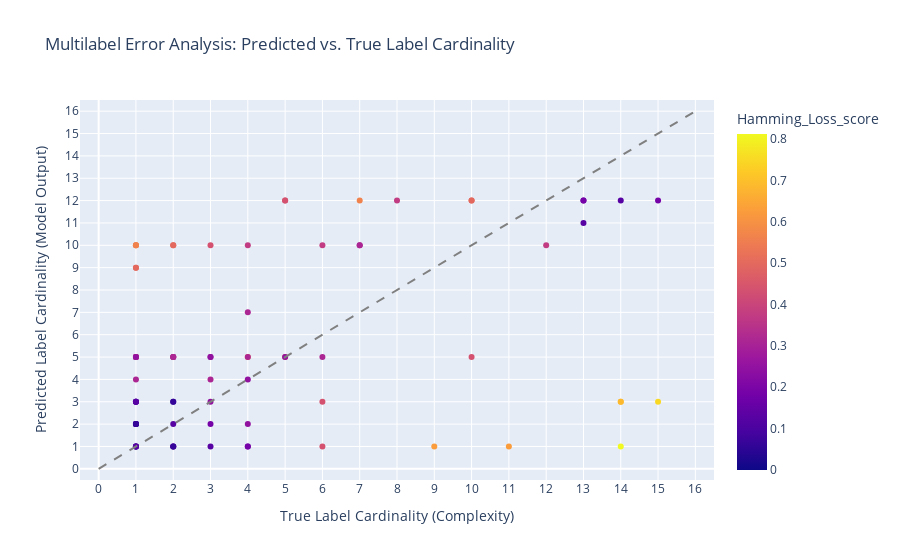

The cell this chart's notebook holds for it:
### Code cell
# 1. Calculate Cardinalities (Sum across the label axis, axis=1)
true_cardinality = np.sum(y_test_transformed, axis=1)
pred_cardinality = np.sum(lps_pred_test.toarray(), axis=1)

# 2. Calculate Hamming Loss per sample
# Hamming loss for sample i = (number of mismatches) / N_LABELS
mismatches = np.sum(y_test_transformed != lps_pred_test.toarray(), axis=1)
hamming_loss_score_ = mismatches / y_test_transformed.shape[1]

# 3. Create the Visualization DataFrame
df_error_vis = pd.DataFrame({
    'Sample_ID': [f'Sample_{i}' for i in range(y_test_transformed.shape[0])],
    'True_Cardinality': true_cardinality,
    'Predicted_Cardinality': pred_cardinality,
    'Hamming_Loss_score': hamming_loss_score_,
    'Total_Errors': mismatches
})

fig = px.scatter(
    df_error_vis,
    x='True_Cardinality',
    y='Predicted_Cardinality',
    # Color the points by the error metric
    color='Hamming_Loss_score',
    # Scale the size of the points by the number of errors
    # size='Total_Errors',
    hover_data=['Sample_ID', 'Total_Errors'],
    title='Multilabel Error Analysis: Predicted vs. True Label Cardinality',
    color_continuous_scale=px.colors.sequential.Plasma, # Use a good sequential color scale
)

# Set axis limits and labels for a clear square comparison
max_cardinality = y_test_transformed.shape[1]
fig.update_xaxes(
    range=[-0.5, max_cardinality + 0.5],
    tickvals=np.arange(0, max_cardinality + 1),
    title="True Label Cardinality (Complexity)"
)
fig.update_yaxes(
    range=[-0.5, max_cardinality + 0.5],
    tickvals=np.arange(0, max_cardinality + 1),
    title="Predicted Label Cardinality (Model Output)"
)

# Add a diagonal line for perfect cardinality prediction (where X=Y)
fig.add_shape(
    type="line", line=dict(dash='dash', color='gray'),
    x0=0, y0=0, x1=max_cardinality, y1=max_cardinality
)

fig.show()

### Figure 1 — Plotly figure (JSON) as saved in the notebook; plotly's stock layout.template omitted (floating-point values rounded to 4 significant figures; data arrays with more than 128 entries replaced by an {"elided": "..."} marker saying what was removed)
{"data": [{"customdata": {"elided": "80x2 mixed values"}, "hovertemplate": "True_Cardinality=%{x}<br>Predicted_Cardinality=%{y}<br>Sample_ID=%{customdata[0]}<br>Total_Errors=%{customdata[1]}<br>Hamming_Loss_score=%{marker.color}<extra></extra>", "legendgroup": "", "marker": {"color": [0.0625, 0.1875, 0.125, 0.0625, 0.25, 0.0, 0.125, 0.375, 0.375, 0.0625, 0.1875, 0.125, 0.5625, 0.4375, 0.5, 0.1875, 0.25, 0.375, 0.3125, 0.3125, 0.25, 0.125, 0.0625, 0.1875, 0.75, 0.6875, 0.4375, 0.1875, 0.3125, 0.125, 0.25, 0.0625, 0.3125, 0.125, 0.5625, 0.5, 0.5, 0.125, 0.3125, 0.0625, 0.25, 0.1875, 0.1875, 0.0625, 0.375, 0.1875, 0.6875, 0.375, 0.5, 0.8125, 0.3125, 0.5625, 0.375, 0.625, 0.3125, 0.4375, 0.25, 0.125, 0.4375, 0.4375, 0.5, 0.5, 0.5, 0.125, 0.625, 0.4375, 0.0625, 0.25, 0.125, 0.5625, 0.1875, 0.4375, 0.25, 0.5625, 0.25, 0.125, 0.3125, 0.3125, 0.25, 0.0625], "coloraxis": "coloraxis", "symbol": "circle"}, "mode": "markers", "name": "", "orientation": "v", "showlegend": false, "type": "scatter", "x": [1, 2, 3, 2, 1, 1, 1, 4, 6, 2, 4, 1, 4, 3, 2, 2, 1, 12, 6, 4, 4, 14, 1, 1, 15, 14, 2, 4, 2, 1, 3, 2, 3, 1, 1, 1, 1, 2, 1, 1, 1, 13, 13, 1, 1, 15, 14, 8, 5, 14, 4, 7, 1, 11, 2, 6, 3, 1, 5, 5, 10, 10, 2, 13, 9, 10, 2, 1, 1, 1, 3, 6, 5, 1, 3, 1, 7, 7, 4, 1], "xaxis": "x", "y": [2, 5, 1, 3, 5, 1, 3, 10, 10, 1, 1, 1, 5, 10, 10, 1, 5, 10, 5, 7, 2, 12, 2, 2, 3, 3, 5, 1, 5, 3, 5, 1, 4, 3, 10, 9, 9, 2, 4, 2, 5, 12, 12, 2, 5, 12, 3, 12, 5, 1, 5, 12, 5, 1, 5, 3, 3, 3, 12, 12, 12, 12, 10, 11, 1, 5, 3, 5, 1, 10, 2, 1, 5, 10, 5, 1, 10, 10, 4, 2], "yaxis": "y"}], "layout": {"coloraxis": {"colorbar": {"title": {"text": "Hamming_Loss_score"}}, "colorscale": [[0, "#0d0887"], [0.1111, "#46039f"], [0.2222, "#7201a8"], [0.3333, "#9c179e"], [0.4444, "#bd3786"], [0.5556, "#d8576b"], [0.6667, "#ed7953"], [0.7778, "#fb9f3a"], [0.8889, "#fdca26"], [1, "#f0f921"]]}, "legend": {"tracegroupgap": 0}, "shapes": [{"line": {"color": "gray", "dash": "dash"}, "type": "line", "x0": 0, "x1": 16, "y0": 0, "y1": 16}], "title": {"text": "Multilabel Error Analysis: Predicted vs. True Label Cardinality"}, "xaxis": {"anchor": "y", "domain": [0, 1], "range": [-0.5, 16.5], "tickvals": [0, 1, 2, 3, 4, 5, 6, 7, 8, 9, 10, 11, 12, 13, 14, 15, 16], "title": {"text": "True Label Cardinality (Complexity)"}}, "yaxis": {"anchor": "x", "domain": [0, 1], "range": [-0.5, 16.5], "tickvals": [0, 1, 2, 3, 4, 5, 6, 7, 8, 9, 10, 11, 12, 13, 14, 15, 16], "title": {"text": "Predicted Label Cardinality (Model Output)"}}}}
